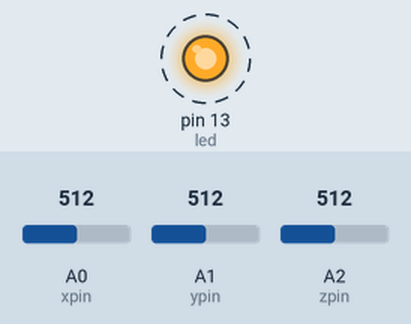
Recording of a sketch running on a simulated Arduino Uno, built with avr-gcc and run on an emulated ATmega328P. Parts: output pins drawn as LEDs (lit = HIGH). Dashed ring = blinking. The inputs (shaded band) are chosen by the test bench; at power-on: A0 (xpin) = 512, A1 (ypin) = 512, A2 (zpin) = 512. What the sketch prints to the serial monitor is not drawn.

Above: at 0.15 s.
Timing chart, 0 to 3.0 s (numbered marks = the images above):
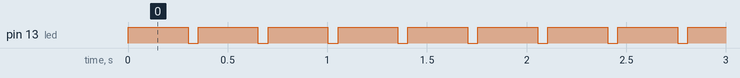

The sketch:

Main.ino
```cpp
int led = 13;
int xpin = A0;
int ypin = A1;
int zpin = A2;

void setup()
 {
    Serial.begin(9600);  // Baud Rate of 9600
    pinMode(led, OUTPUT); // Declare pin 13 as output
 }

void loop()
 {
    // Read the 3 values
    int xval = analogRead(xpin);
    int yval = analogRead(ypin);
    int zval = analogRead(zpin);
    Serial.print(xval);
    Serial.print("  ");
    Serial.print(yval);
    Serial.print("  ");
    Serial.print(zval);

/* Values at Rest usually are :

   X ~ 330
   Y ~ 330
   Z ~ 440

However, you might need to test and calibrate your module  */

if(xval < 310 || xval > 350 || yval < 310 || yval > 350 || zval < 380 || zval > 460)
// Taking a margin of +/- 20
 {
    digitalWrite(led, HIGH); // Light up the LED if there is deviation from the set values
    delay(300);
    digitalWrite(led, LOW);
 }

delay(50); // Time for sensor to measure next incoming data

}
```

Measured:
- by itself, pin 13 (led): alternates HIGH for 0.30 s and LOW for 0.05 s
